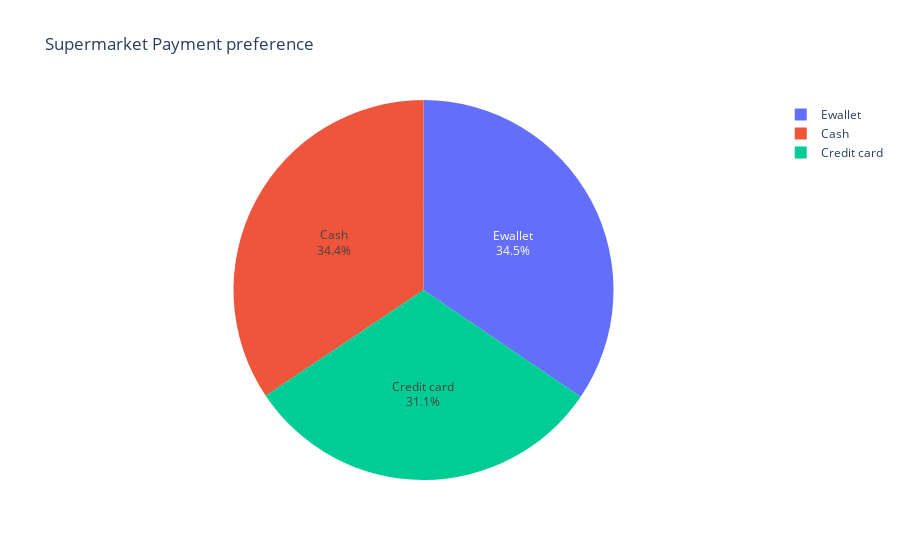

Notebook cell for this chart:
### Code cell
#plotly.express contains functions that can create entire figures at once, and is referred to as Plotly Express or PX
payment_fig=px.pie(df,values='Counts',names='Payment',title='Supermarket Payment preference',labels='Payment')
payment_fig.update_traces(textposition='inside',textinfo='percent+label')
payment_fig.show()

### Figure 1 — Plotly figure (JSON) as saved in the notebook; plotly's stock layout.template omitted (floating-point values rounded to 4 significant figures)
{"data": [{"domain": {"x": [0, 1], "y": [0, 1]}, "hovertemplate": "Payment=%{label}<br>Counts=%{value}<extra></extra>", "labels": ["Ewallet", "Cash", "Credit card"], "legendgroup": "", "name": "", "showlegend": true, "textinfo": "percent+label", "textposition": "inside", "type": "pie", "values": [345, 344, 311]}], "layout": {"legend": {"tracegroupgap": 0}, "title": {"text": "Supermarket Payment preference"}}}
